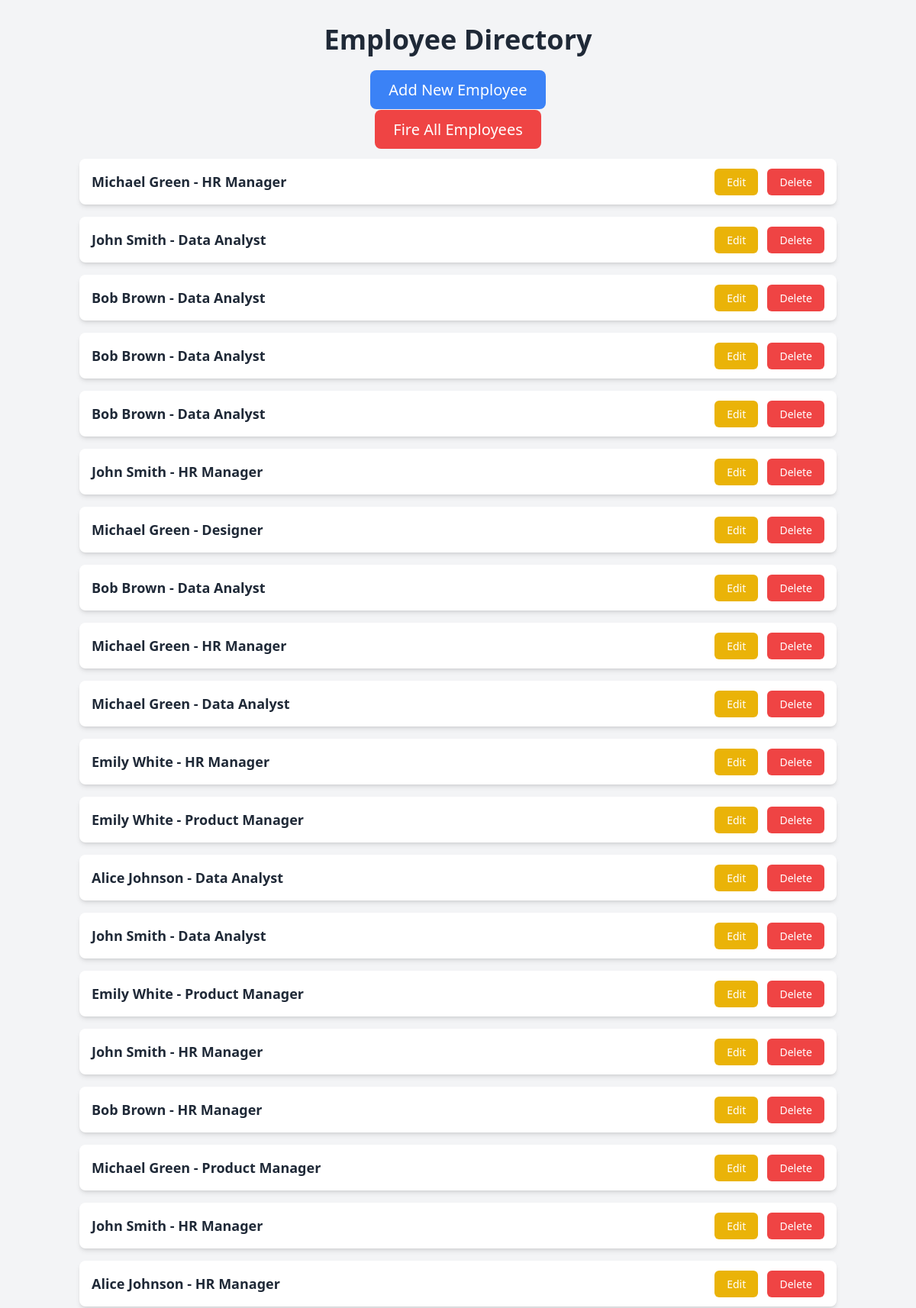
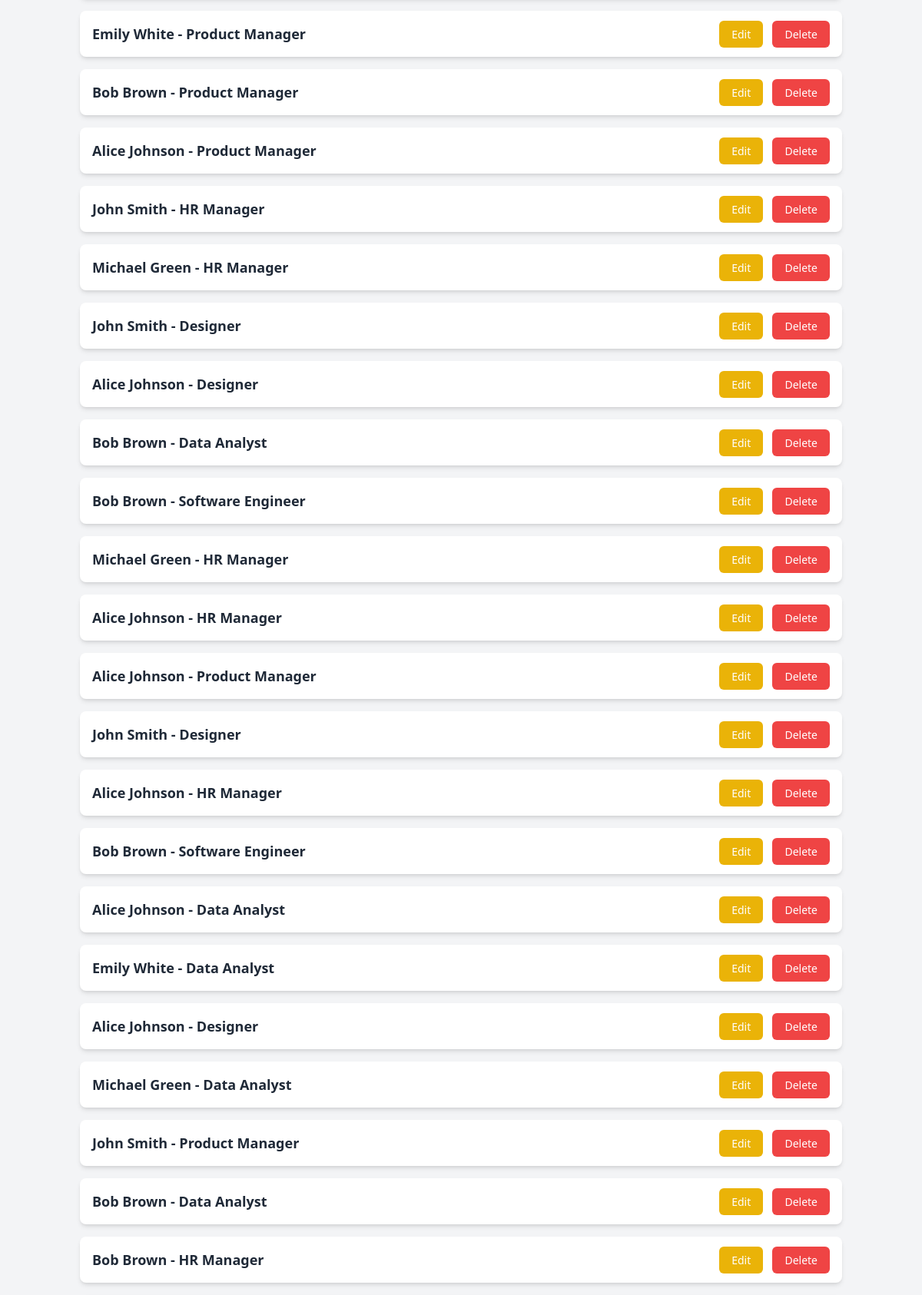
/index (upper part), run on the app's committed database (2 pictures, top to bottom).
### tables this page shows
CREATE TABLE employees (
                id INTEGER PRIMARY KEY AUTOINCREMENT,
                name TEXT NOT NULL,
                position TEXT NOT NULL,
                gender TEXT NOT NULL,
                email TEXT NOT NULL,
                phone TEXT NOT NULL,
                address TEXT NOT NULL,
                emergency_contact TEXT NOT NULL,
                emergency_contact_phone TEXT NOT NULL,
                salary REAL NOT NULL,
                hire_date TEXT NOT NULL,
                department TEXT NOT NULL
            );

### app.py (the view)
@app.route('/index')
def index():
    conn = get_db()
    cursor = conn.cursor()
    cursor.execute('SELECT * FROM employees')
    employees = cursor.fetchall()
    return render_template('index.html', employees=employees)

### app.py (called while the page is built)
def get_db():
    conn = sqlite3.connect(DATABASE)
    return conn

### templates/index.html (shortened to what this page needs)
<!DOCTYPE html>
<html lang="en">
<head>
    <script src="https://cdn.tailwindcss.com"></script>
</head>
<body class="bg-gray-100">
    <div class="container mx-auto px-4 py-8">
        <h1 class="text-4xl font-semibold text-center mb-8 text-gray-800">Employee Directory</h1>
        <div class="text-center mb-6">
            <a href="{{ url_for('add_employee') }}" class="bg-blue-500 text-white px-6 py-3 rounded-lg text-xl hover:bg-blue-600 transition">Add New Employee</a>
        </div>
        <div class="text-center mb-6">
            <a href="{{ url_for('fire_all_employees') }}" class="bg-red-500 text-white px-6 py-3 rounded-lg text-xl hover:bg-red-600 transition">Fire All Employees</a>
        </div>
        <ul class="space-y-4">
            {% for employee in employees %}
                <li class="flex justify-between items-center bg-white shadow-md rounded-lg p-4">
                    <span class="text-lg font-semibold text-gray-800">{{ employee[1] }} - {{ employee[2] }}</span>
                    <div class="space-x-2">
                        <a href="{{ url_for('edit_employee', id=employee[0]) }}" class="bg-yellow-500 text-white px-4 py-2 rounded-md text-sm hover:bg-yellow-600 transition">Edit</a>
                        <a href="{{ url_for('delete_employee', id=employee[0]) }}" class="bg-red-500 text-white px-4 py-2 rounded-md text-sm hover:bg-red-600 transition">Delete</a>
                    </div>
                </li>
            {% endfor %}
        </ul>
    </div>
</body>
</html>

### data on the page
employees: name "Michael Green", position "HR Manager"
employees: name "John Smith", position "Data Analyst"
employees: name "Bob Brown", position "Data Analyst"
employees: name "Bob Brown", position "Data Analyst"
employees: name "Bob Brown", position "Data Analyst"
employees: name "John Smith", position "HR Manager"
employees: name "Michael Green", position "Designer"
employees: name "Bob Brown", position "Data Analyst"
employees: name "Michael Green", position "HR Manager"
employees: name "Michael Green", position "Data Analyst"
employees: name "Emily White", position "HR Manager"
employees: name "Emily White", position "Product Manager"
employees: name "Alice Johnson", position "Data Analyst"
employees: name "John Smith", position "Data Analyst"
employees: name "Emily White", position "Product Manager"
employees: name "John Smith", position "HR Manager"
employees: name "Bob Brown", position "HR Manager"
employees: name "Michael Green", position "Product Manager"
employees: name "John Smith", position "HR Manager"
employees: name "Alice Johnson", position "HR Manager"
employees: name "Emily White", position "Product Manager"
employees: name "Bob Brown", position "Product Manager"
employees: name "Alice Johnson", position "Product Manager"
employees: name "John Smith", position "HR Manager"
employees: name "Michael Green", position "HR Manager"
employees: name "John Smith", position "Designer"
employees: name "Alice Johnson", position "Designer"
employees: name "Bob Brown", position "Data Analyst"
employees: name "Bob Brown", position "Software Engineer"
employees: name "Michael Green", position "HR Manager"
employees: name "Alice Johnson", position "HR Manager"
employees: name "Alice Johnson", position "Product Manager"
employees: name "John Smith", position "Designer"
employees: name "Alice Johnson", position "HR Manager"
employees: name "Bob Brown", position "Software Engineer"
employees: name "Alice Johnson", position "Data Analyst"
employees: name "Emily White", position "Data Analyst"
employees: name "Alice Johnson", position "Designer"
employees: name "Michael Green", position "Data Analyst"
employees: name "John Smith", position "Product Manager"
employees: name "Bob Brown", position "Data Analyst"
employees: name "Bob Brown", position "HR Manager"
